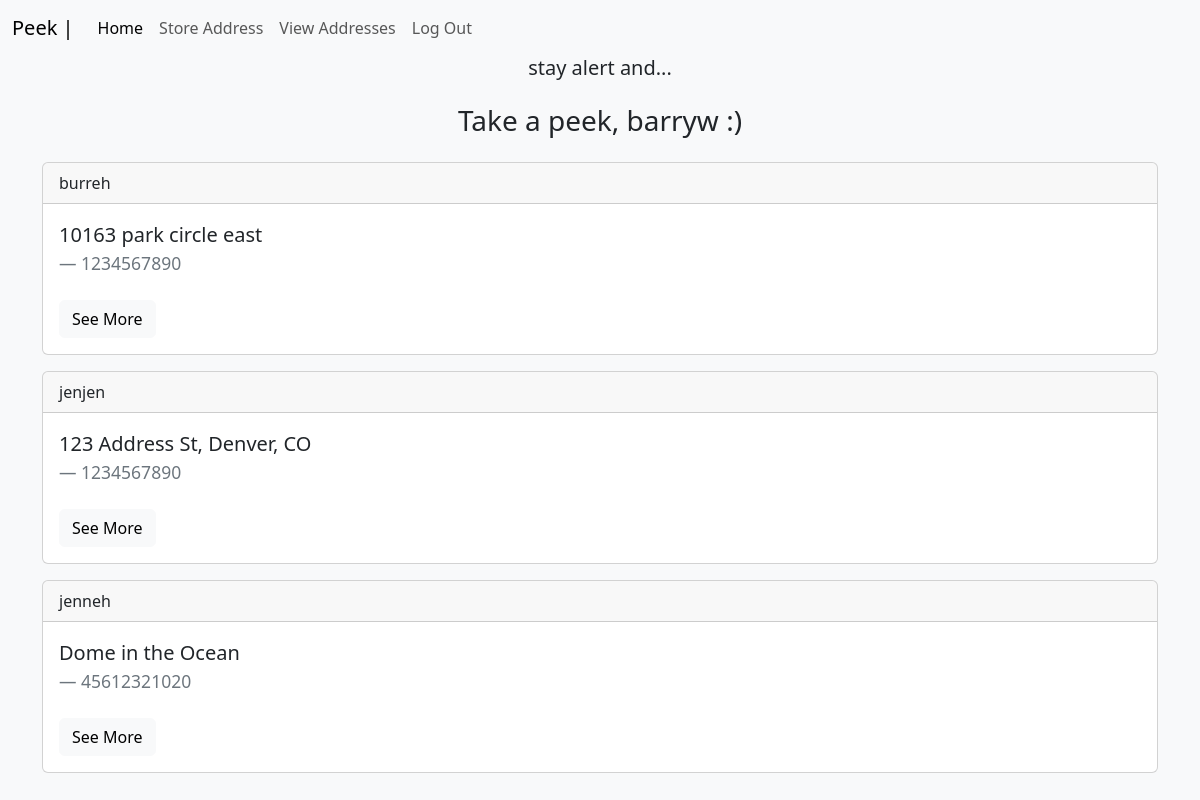
Page /address (signed in) on the committed database.
### app/models.py (models this page shows, shortened)
class User(db.Model, UserMixin):
    id = db.Column(db.Integer, primary_key = True)
    firstname = db.Column(db.String(50), nullable = False)
    lastname = db.Column(db.String(50), nullable = False)
    email = db.Column(db.String(50), nullable = False, unique = True)
    username = db.Column(db.String(50), nullable = False, unique = True)
    password = db.Column(db.String(50), nullable = False)
    date_created = db.Column(db.DateTime, nullable=False, default=datetime.utcnow)
    address = db.relationship('Address', backref = 'author')

class Address(db.Model):
    id = db.Column(db.Integer, primary_key = True)
    firstname = db.Column(db.String(50), nullable = False)
    lastname = db.Column(db.String(50), nullable = False)
    phone_number = db.Column(db.String(20))
    address = db.Column(db.String(50))
    date_created = db.Column(db.DateTime, nullable=False, default=datetime.utcnow)
    user_id = db.Column(db.Integer, db.ForeignKey('user.id'))

### app/routes.py (the view)
@app.route('/address')
def address():
    address = Address.query.all()
    return render_template('address.html', address = address)

### app/models.py (called while the page is built)
@login.user_loader
def load_user(user_id):
    return User.query.get(user_id)

### app/templates/address.html (shortened to what this page needs)
{% extends 'base.html' %}
{% block content %}
{% if current_user.is_authenticated %}
    <h3 class = 'text-center mt-4 mb-4'>Take a peek, {{current_user.username }} :)</h3>
{% endif %}
    {% for add in address %}
    <div class="card mb-3">
        <div class="card-header">
          {{ add.author.username }}
        </div>
        <div class="card-body">
          <blockquote class="blockquote mb-2">
            <p>{{ add.address }}</p>
            <footer class="blockquote-footer">{{ add.phone_number }} <cite title="Source Title"></cite></footer>
          </blockquote>
          <a href="{{ url_for('get_address', address_id=add.id) }}" class="btn btn-light mt-3">See More</a>
        </div>
      </div>
    {% endfor %}
{% endblock content %}

### rows in the picture
User: username "barryw"
Address: author.username "burreh", address "10163 park circle east", phone_number "1234567890"
Address: author.username "jenjen", address "123 Address St, Denver, CO", phone_number "1234567890"
Address: author.username "jenneh", address "Dome in the Ocean", phone_number "45612321020"
